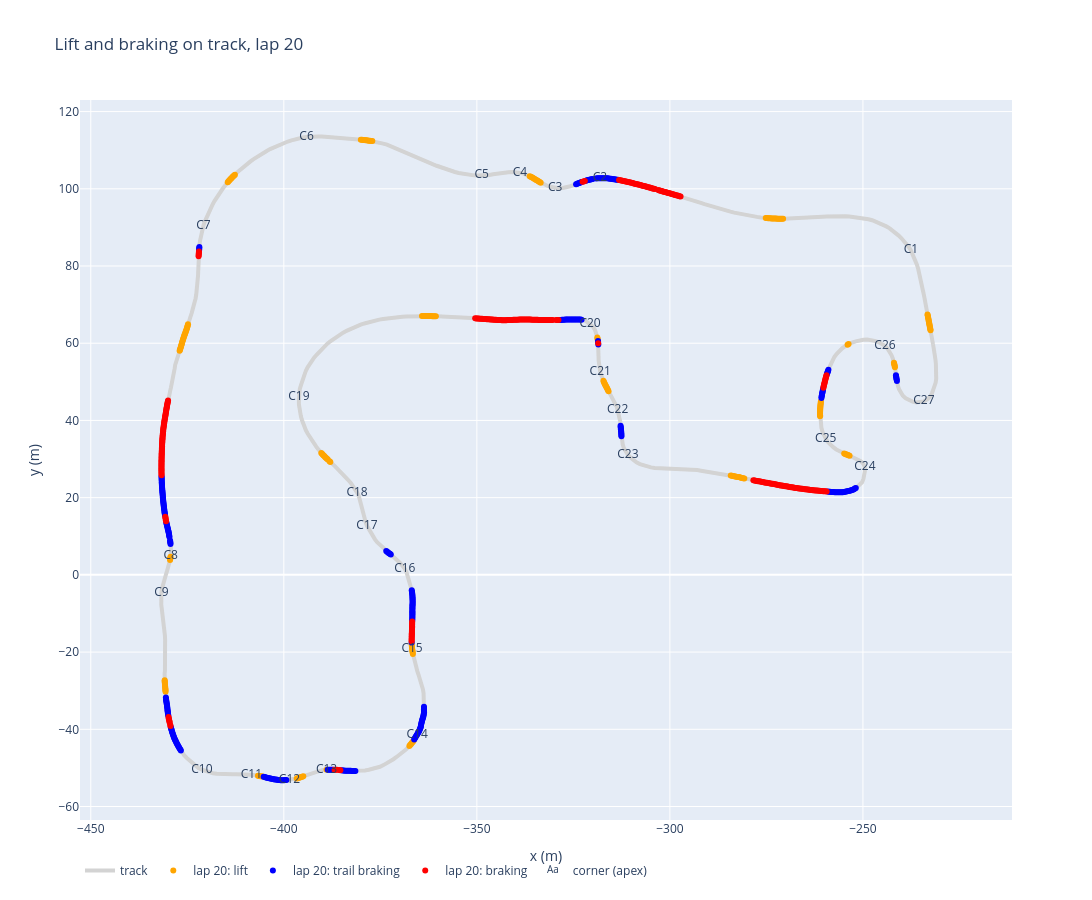

Notebook code cell kept with this figure:
### Markdown cell above
in some corners there is no braking at all so let's look at the lifting instead

### Code cell
lap_b = 20
g = grid[grid["lap"] == lap_b].sort_values("s")
gx = np.interp(g["s"], cl["s"], cl["x"], period=length)
gy = np.interp(g["s"], cl["s"], cl["y"], period=length)
s_vals = g["s"].to_numpy()

fig = go.Figure()
fig.add_trace(go.Scatter(x=cl["x"], y=cl["y"], mode="lines", name="track",
                         line=dict(color="lightgrey", width=4)))

for name, phases, color in [("lift", ["lift"], "orange"),
                            ("trail braking", ["trail braking"], "blue"),
                            ("braking", ["braking"], "red") ]:
    m = g["phase"].isin(phases).to_numpy()
    fig.add_trace(go.Scatter(x=gx[m], y=gy[m], mode="markers", name=f"lap {lap_b}: {name}",
                             marker=dict(size=6, color=color),
                             customdata=np.c_[s_vals[m], g["phase"].to_numpy()[m]],
                             hovertemplate="s %{customdata[0]:.1f} m<br>%{customdata[1]}<extra></extra>"))

main = apexes[apexes["is_main"]]
fig.add_trace(go.Scatter(x=main["x"], y=main["y"], mode="text", name="corner (apex)",
                         text=[f"C{int(c)}" for c in main["corner"]], textfont=dict(size=12)))

fig.update_layout(title=f"Lift and braking on track, lap {lap_b}",
                  width=1400, height=900, showlegend=True, legend=dict(orientation="h", y=-0.05),
                  xaxis_title="x (m)", yaxis_title="y (m)")
fig.update_yaxes(scaleanchor="x", scaleratio=1)
fig.show()

### Figure 1 — Plotly figure (JSON) as saved in the notebook; plotly's stock layout.template omitted (floating-point values rounded to 4 significant figures; data arrays with more than 128 entries replaced by an {"elided": "..."} marker saying what was removed)
{"data": [{"line": {"color": "lightgrey", "width": 4}, "mode": "lines", "name": "track", "type": "scatter", "x": {"elided": "806 float values"}, "y": {"elided": "806 float values"}}, {"customdata": {"elided": "212x2 mixed values"}, "hovertemplate": "s %{customdata[0]:.1f} m<br>%{customdata[1]}<extra></extra>", "marker": {"color": "orange", "size": 6}, "mode": "markers", "name": "lap 20: lift", "type": "scatter", "x": {"elided": "212 float values"}, "y": {"elided": "212 float values"}}, {"customdata": {"elided": "314x2 mixed values"}, "hovertemplate": "s %{customdata[0]:.1f} m<br>%{customdata[1]}<extra></extra>", "marker": {"color": "blue", "size": 6}, "mode": "markers", "name": "lap 20: trail braking", "type": "scatter", "x": {"elided": "314 float values"}, "y": {"elided": "314 float values"}}, {"customdata": {"elided": "313x2 mixed values"}, "hovertemplate": "s %{customdata[0]:.1f} m<br>%{customdata[1]}<extra></extra>", "marker": {"color": "red", "size": 6}, "mode": "markers", "name": "lap 20: braking", "type": "scatter", "x": {"elided": "313 float values"}, "y": {"elided": "313 float values"}}, {"mode": "text", "name": "corner (apex)", "text": ["C1", "C2", "C3", "C4", "C5", "C6", "C7", "C8", "C9", "C10", "C11", "C12", "C13", "C14", "C15", "C16", "C17", "C18", "C19", "C20", "C21", "C22", "C23", "C24", "C25", "C26", "C27"], "textfont": {"size": 12}, "type": "scatter", "x": [-237.6, -318.1, -329.7, -338.8, -348.8, -394.1, -420.8, -429.3, -431.7, -421.2, -408.4, -398.5, -388.9, -365.5, -366.8, -368.7, -378.5, -381.0, -396.1, -320.7, -318.0, -313.5, -310.9, -249.5, -259.6, -244.3, -234.2], "y": [84.04, 102.8, 100.2, 104.1, 103.4, 113.4, 90.43, 4.913, -4.76, -50.48, -51.76, -53.05, -50.5, -41.35, -19.09, 1.575, 12.71, 21.31, 46.15, 64.97, 52.63, 42.64, 31.13, 27.86, 35.31, 59.32, 44.93]}], "layout": {"height": 900, "legend": {"orientation": "h", "y": -0.05}, "showlegend": true, "title": {"text": "Lift and braking on track, lap 20"}, "width": 1400, "xaxis": {"title": {"text": "x (m)"}}, "yaxis": {"scaleanchor": "x", "scaleratio": 1, "title": {"text": "y (m)"}}}}
